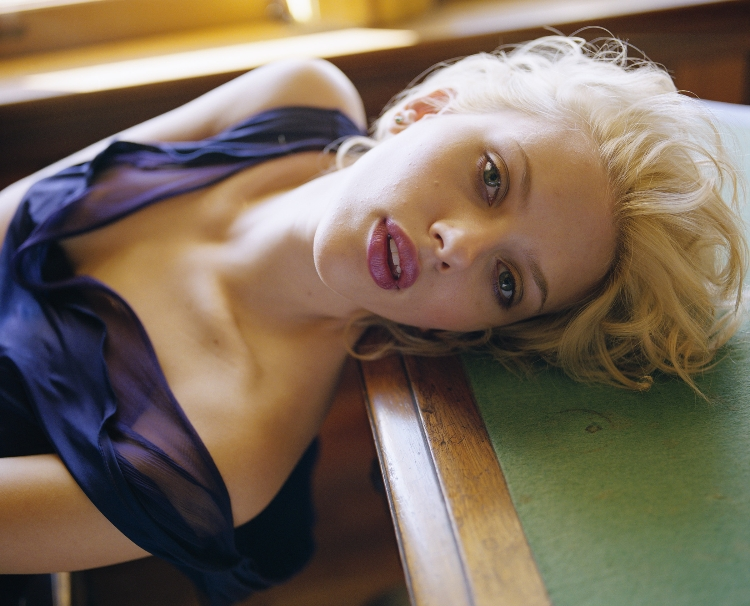
#> input picture python/lab06/scarlet.jpg, 750 x 606 px
$ python Lab06_image.py   (Python 2 division)
#> lines starting #> are read from the running program, lines starting #| are printed output that depends on the picture
import Image
res = Image.open("scarlet.jpg")
#> res is the input picture: PIL image 750x606 RGB; mean R, G, B 121.1, 105.5, 89.6
print "Tur   :", res.format, "\nBoyut :", res.size, "\nRenk :", res.mode
#| Tur   : JPEG
#| Boyut : (750, 606)
#| Renk : RGB
resim = res.transpose(Image.ROTATE_90)
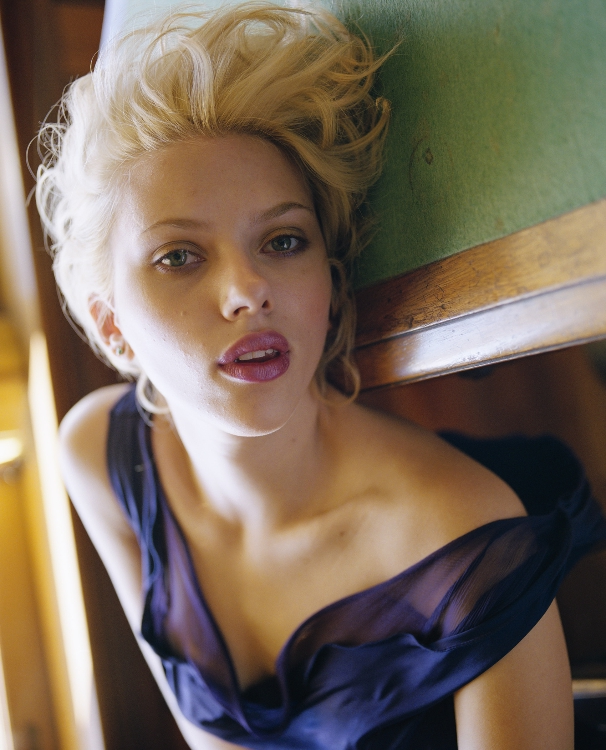
#> resim: PIL image 606x750 RGB; mean R, G, B 121.1, 105.5, 89.6
resim.show()
